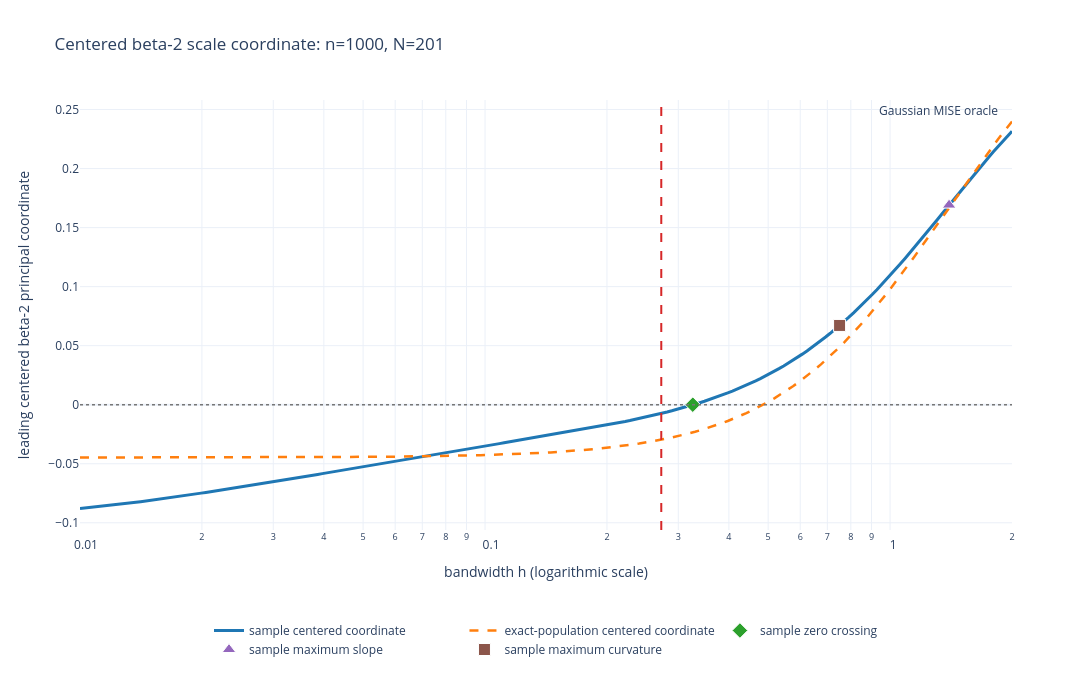

Notebook code for this chart:
### Code cell
centered_experiment_figure = go.Figure()
centered_experiment_figure.add_trace(
    go.Scatter(
        x=centered_experiment_h_grid,
        y=centered_experiment_sample_coordinate,
        mode="lines",
        line=dict(color="#1f77b4", width=3),
        name="sample centered coordinate",
        hovertemplate=(
            "sample"
            "<br>h=%{x:.6g}"
            "<br>principal coordinate=%{y:.6g}<extra></extra>"
        ),
    )
)
centered_experiment_figure.add_trace(
    go.Scatter(
        x=centered_experiment_h_grid,
        y=centered_experiment_population_coordinate,
        mode="lines",
        line=dict(color="#ff7f0e", width=2.5, dash="dash"),
        name="exact-population centered coordinate",
        hovertemplate=(
            "exact population"
            "<br>h=%{x:.6g}"
            "<br>principal coordinate=%{y:.6g}<extra></extra>"
        ),
    )
)

centered_experiment_zero_h = centered_experiment_sample_descriptors[
    "zero_crossing_h"
]
centered_experiment_slope_index = centered_experiment_sample_descriptors[
    "maximum_slope_index"
]
centered_experiment_slope_h = centered_experiment_sample_descriptors[
    "maximum_slope_h"
]
centered_experiment_slope_y = 0.5 * (
    centered_experiment_sample_coordinate[centered_experiment_slope_index]
    + centered_experiment_sample_coordinate[centered_experiment_slope_index + 1]
)
centered_experiment_curvature_index = centered_experiment_sample_descriptors[
    "maximum_curvature_index"
]

for label, marker_h, marker_y, color, symbol in (
    (
        "sample zero crossing",
        centered_experiment_zero_h,
        0.0,
        "#2ca02c",
        "diamond",
    ),
    (
        "sample maximum slope",
        centered_experiment_slope_h,
        centered_experiment_slope_y,
        "#9467bd",
        "triangle-up",
    ),
    (
        "sample maximum curvature",
        centered_experiment_sample_descriptors["maximum_curvature_h"],
        centered_experiment_sample_coordinate[
            centered_experiment_curvature_index
        ],
        "#8c564b",
        "square",
    ),
):
    centered_experiment_figure.add_trace(
        go.Scatter(
            x=[marker_h],
            y=[marker_y],
            mode="markers",
            marker=dict(
                color=color,
                size=12,
                symbol=symbol,
                line=dict(color="white", width=1),
            ),
            name=label,
            hovertemplate=(
                f"{label}"
                "<br>h=%{x:.6g}"
                "<br>coordinate=%{y:.6g}<extra></extra>"
            ),
        )
    )

centered_experiment_figure.add_hline(
    y=0.0,
    line=dict(color="#777777", width=1.5, dash="dot"),
)
centered_experiment_figure.add_vline(
    x=centered_experiment_oracle_h,
    line=dict(color="#d62728", width=2, dash="dash"),
    annotation_text="Gaussian MISE oracle",
    annotation_position="top left",
)
centered_experiment_figure.update_xaxes(
    title_text="bandwidth h (logarithmic scale)",
    type="log",
    range=[
        np.log10(centered_experiment_h_min),
        np.log10(centered_experiment_h_max),
    ],
)
centered_experiment_figure.update_yaxes(
    title_text="leading centered beta-2 principal coordinate",
)
centered_experiment_figure.update_layout(
    title=(
        f"Centered beta-2 scale coordinate: "
        f"n={centered_experiment_n}, N={centered_experiment_N}"
    ),
    width=1100,
    height=680,
    template="plotly_white",
    legend=dict(
        orientation="h",
        x=0.5,
        xanchor="center",
        y=-0.2,
    ),
    margin=dict(t=100, b=150),
)
centered_experiment_figure.show()

### Figure 1 — Plotly figure (JSON) as saved in the notebook; plotly's stock layout.template omitted (floating-point values rounded to 4 significant figures; data arrays with more than 128 entries replaced by an {"elided": "..."} marker saying what was removed)
{"data": [{"hovertemplate": "sample<br>h=%{x:.6g}<br>principal coordinate=%{y:.6g}<extra></extra>", "line": {"color": "#1f77b4", "width": 3}, "mode": "lines", "name": "sample centered coordinate", "type": "scatter", "x": {"elided": "201 float values"}, "y": {"elided": "201 float values"}}, {"hovertemplate": "exact population<br>h=%{x:.6g}<br>principal coordinate=%{y:.6g}<extra></extra>", "line": {"color": "#ff7f0e", "dash": "dash", "width": 2.5}, "mode": "lines", "name": "exact-population centered coordinate", "type": "scatter", "x": {"elided": "201 float values"}, "y": {"elided": "201 float values"}}, {"hovertemplate": "sample zero crossing<br>h=%{x:.6g}<br>coordinate=%{y:.6g}<extra></extra>", "marker": {"color": "#2ca02c", "line": {"color": "white", "width": 1}, "size": 12, "symbol": "diamond"}, "mode": "markers", "name": "sample zero crossing", "type": "scatter", "x": [0.3258], "y": [0]}, {"hovertemplate": "sample maximum slope<br>h=%{x:.6g}<br>coordinate=%{y:.6g}<extra></extra>", "marker": {"color": "#9467bd", "line": {"color": "white", "width": 1}, "size": 12, "symbol": "triangle-up"}, "mode": "markers", "name": "sample maximum slope", "type": "scatter", "x": [1.399], "y": [0.1691]}, {"hovertemplate": "sample maximum curvature<br>h=%{x:.6g}<br>coordinate=%{y:.6g}<extra></extra>", "marker": {"color": "#8c564b", "line": {"color": "white", "width": 1}, "size": 12, "symbol": "square"}, "mode": "markers", "name": "sample maximum curvature", "type": "scatter", "x": [0.7505], "y": [0.06712]}], "layout": {"annotations": [{"showarrow": false, "text": "Gaussian MISE oracle", "x": 0.2723, "xanchor": "right", "xref": "x", "y": 1, "yanchor": "top", "yref": "y domain"}], "height": 680, "legend": {"orientation": "h", "x": 0.5, "xanchor": "center", "y": -0.2}, "margin": {"b": 150, "t": 100}, "shapes": [{"line": {"color": "#777777", "dash": "dot", "width": 1.5}, "type": "line", "x0": 0, "x1": 1, "xref": "x domain", "y0": 0, "y1": 0, "yref": "y"}, {"line": {"color": "#d62728", "dash": "dash", "width": 2}, "type": "line", "x0": 0.2723, "x1": 0.2723, "xref": "x", "y0": 0, "y1": 1, "yref": "y domain"}], "title": {"text": "Centered beta-2 scale coordinate: n=1000, N=201"}, "width": 1100, "xaxis": {"range": [-2, 0.301], "title": {"text": "bandwidth h (logarithmic scale)"}, "type": "log"}, "yaxis": {"title": {"text": "leading centered beta-2 principal coordinate"}}}}
